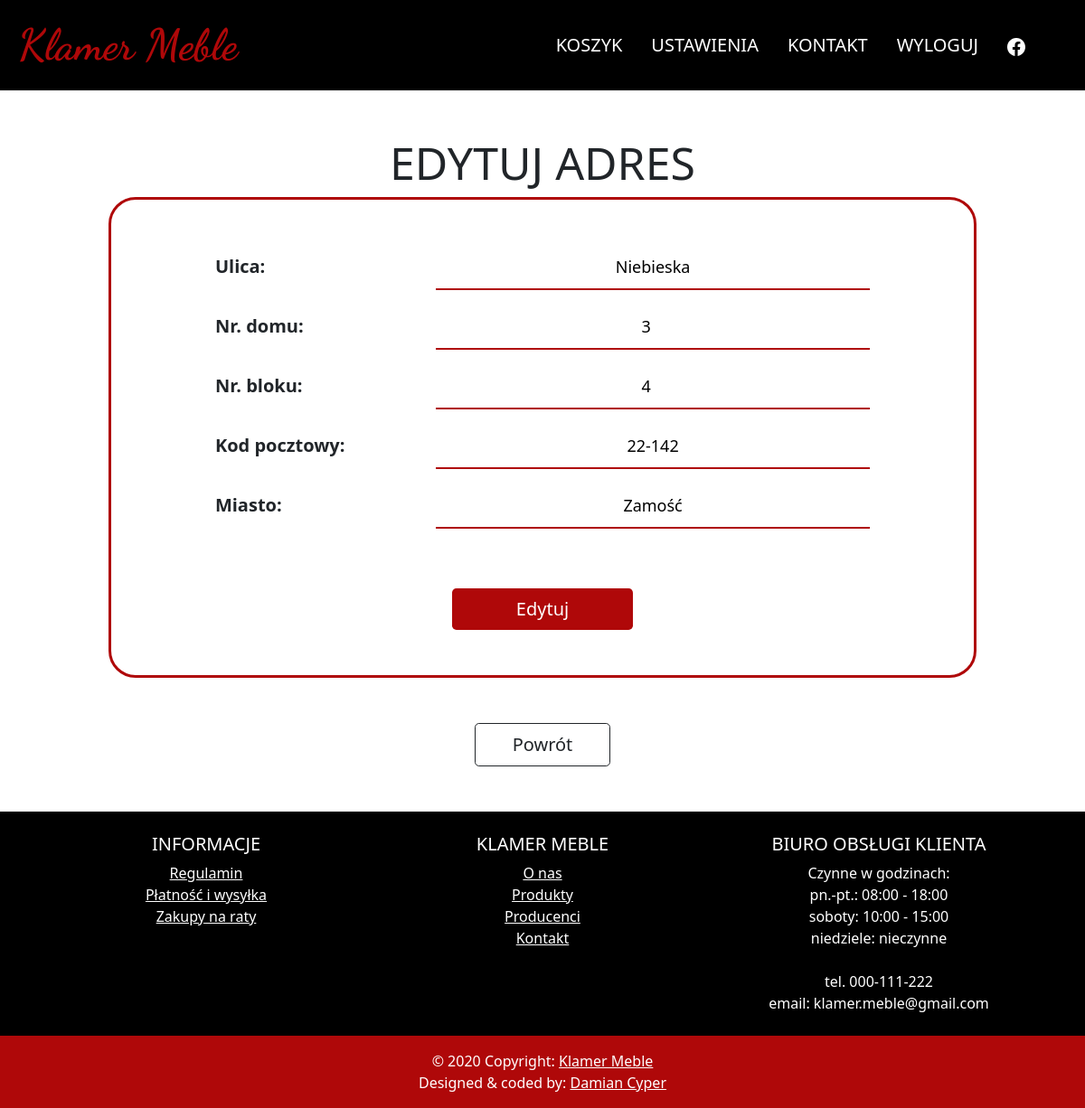
Page /settings/address/edit/1 (signed in) on the committed database.
### store/models.py (models this page shows, shortened)
class Address(models.Model):
    city = models.CharField(max_length=255)
    street = models.CharField(max_length=255)
    house_nr = models.CharField(max_length=5)
    building_nr = models.CharField(max_length=5, blank=True)
    zip_code = models.CharField(max_length=7)

### store/views.py (the view, shortened to what this page needs)
# urls.py: path('settings/address/edit/<int:pk>', AddressEditFormView.as_view(template_name='address_edit_form.html'), name='address_form'),
class AddressEditFormView(LoginRequiredMixin, generic.ListView):
    model = Address
    def get_queryset(self):
        address_queryset = super().get_queryset()
        street = self.request.GET.get('street', None)
        house_nr = self.request.GET.get('house_nr', None)
        block_nr = self.request.GET.get('block_nr', None)
        zip_code = self.request.GET.get('zip_code', None)
        city = self.request.GET.get('city', None)
        return address_queryset
    def get_context_data(self, **kwargs):
        context = super().get_context_data(**kwargs)
        context['pk'] = self.kwargs['pk']
        context['address'] = Address.objects.filter(id=context['pk'])[0] if context['pk'] != 0 else None
        return context

### store/templates/address_edit_form.html (shortened to what this page needs)
{% extends 'navMenu.html' %}
{% block additional %}
    {% load static %}
    <link href="{% static 'store/address.css' %}" rel="stylesheet">
{% endblock %}
{% block main %}
    <div class="container">
        {% if pk == 0 %}
            <h3>Dodaj nowy adres</h3>
        {% else %}
            <h3>Edytuj adres</h3>
        {%endif%}
    </div>
    <div style="min-height: 74vh; margin: 0 auto;" id="form" style="min-height: 74vh">
      <form method="get" id="edit_form">
          <p>
              <label for="street">Ulica: </label>
              <input id="street" type="text" name="street" {% if address %}value="{{address.street}}"{%endif%} required>
          </p>
          <p>
              <label for="house_nr">Nr. domu: </label>
              <input id="house_nr" type="number" min="1" max="1000" name="house_nr" {% if address %}value="{{address.house_nr}}"{%endif%} required>
          </p>
          <p>
              <label for="block_nr">Nr. bloku: </label>
              <input id="block_nr" type="number" min="1" max="1000" name="block_nr" {% if address %}value="{{address.building_nr}}"{%endif%}>
          </p>
          <p>
              <label for="zip">Kod pocztowy: </label>
              <input id="zip" name="zip_code" type="text" inputmode="numeric" pattern="^(?(^00000(|-0000))|(\d{5}(|-\d{4})))$" {% if address %}value="{{address.zip_code}}"{%endif%} required>
          </p>
          <p>
              <label for="city">Miasto: </label>
              <input id="city" type="text" name="city" {% if address %}value="{{address.city}}"{%endif%} required>
          </p>
          <div class="form-actions">
              <button class="btn btn-lg btn-dark" type="submit" style="width: 200px" id="form-btn">
                    {% if pk == 0 %}
                        Dodaj
                    {% else %}
                        Edytuj
                    {%endif%}
              </button>
          </div>
      </form>
      <a type="button" class="btn btn-lg btn-outline-dark" href="/settings/address" id="go_back">Powrót</a>
    </div>
{% endblock %}

### store/static/store/address.css (style rules this page uses)
h3 { text-transform: uppercase; font-size: 50px!important; text-align: center; padding-top: 50px; }
label { width: 20vw; font-size: 20px; }
input, textarea { width: 40vw; border: none; border-bottom: 2px solid #af0809; outline: none; text-align: center; font-size: 18px!important; }
input { height: 50px; }
form { display: flex; flex-direction: column; align-items: center; border: 3px solid #af0809; width: 80vw; margin: 0 auto 100px auto; padding: 50px 0; border-radius: 30px; font-weight: bold; }
#form-btn { margin-top: 50px!important; background-color: #af0809; outline: none; border: none; }
#go_back { margin: -50px auto 50px auto; display: block; width: 150px; }

### rows in the picture
Address: street "Niebieska", house_nr "3", block_nr "4", zip_code "22-142", city "Zamość"
